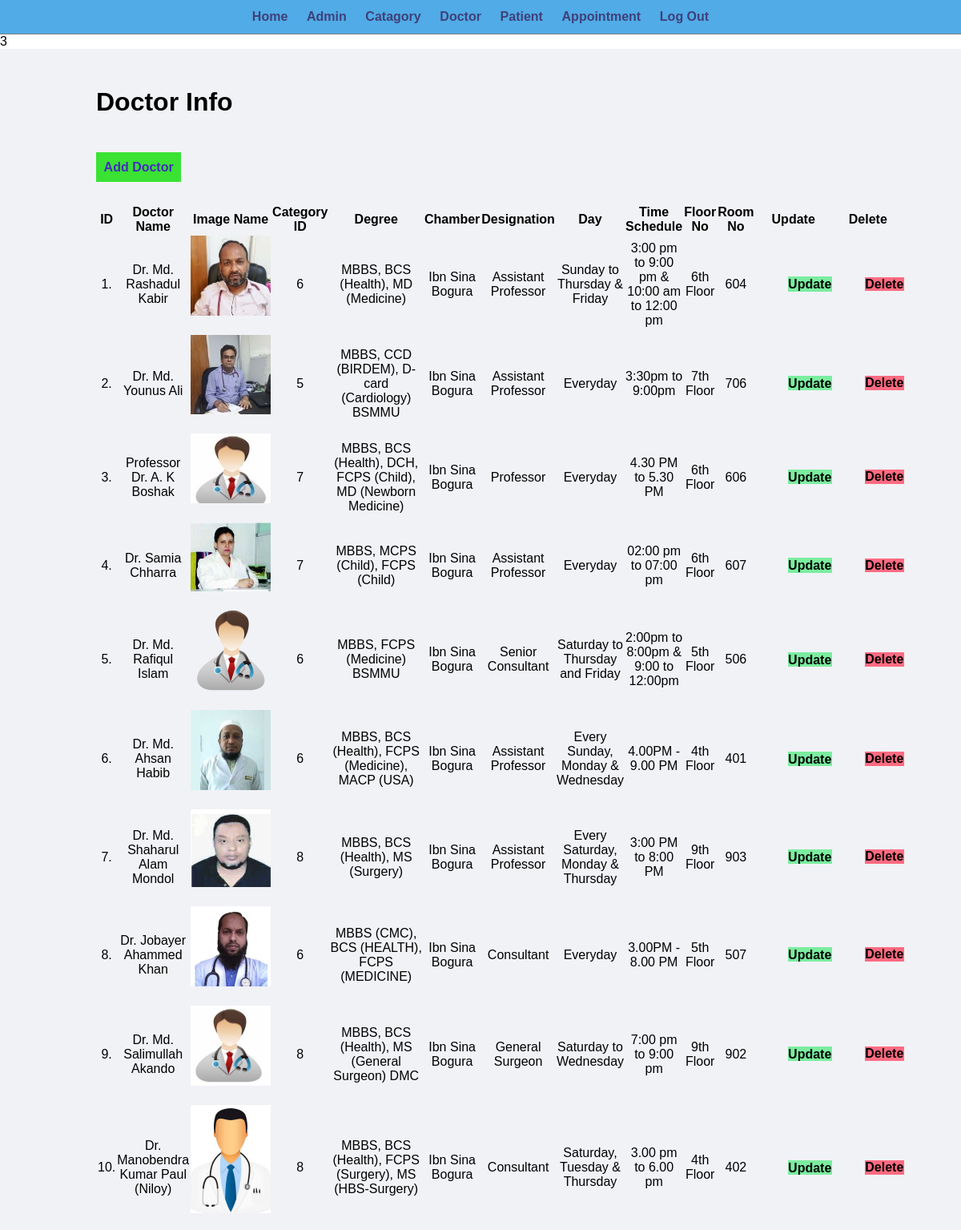
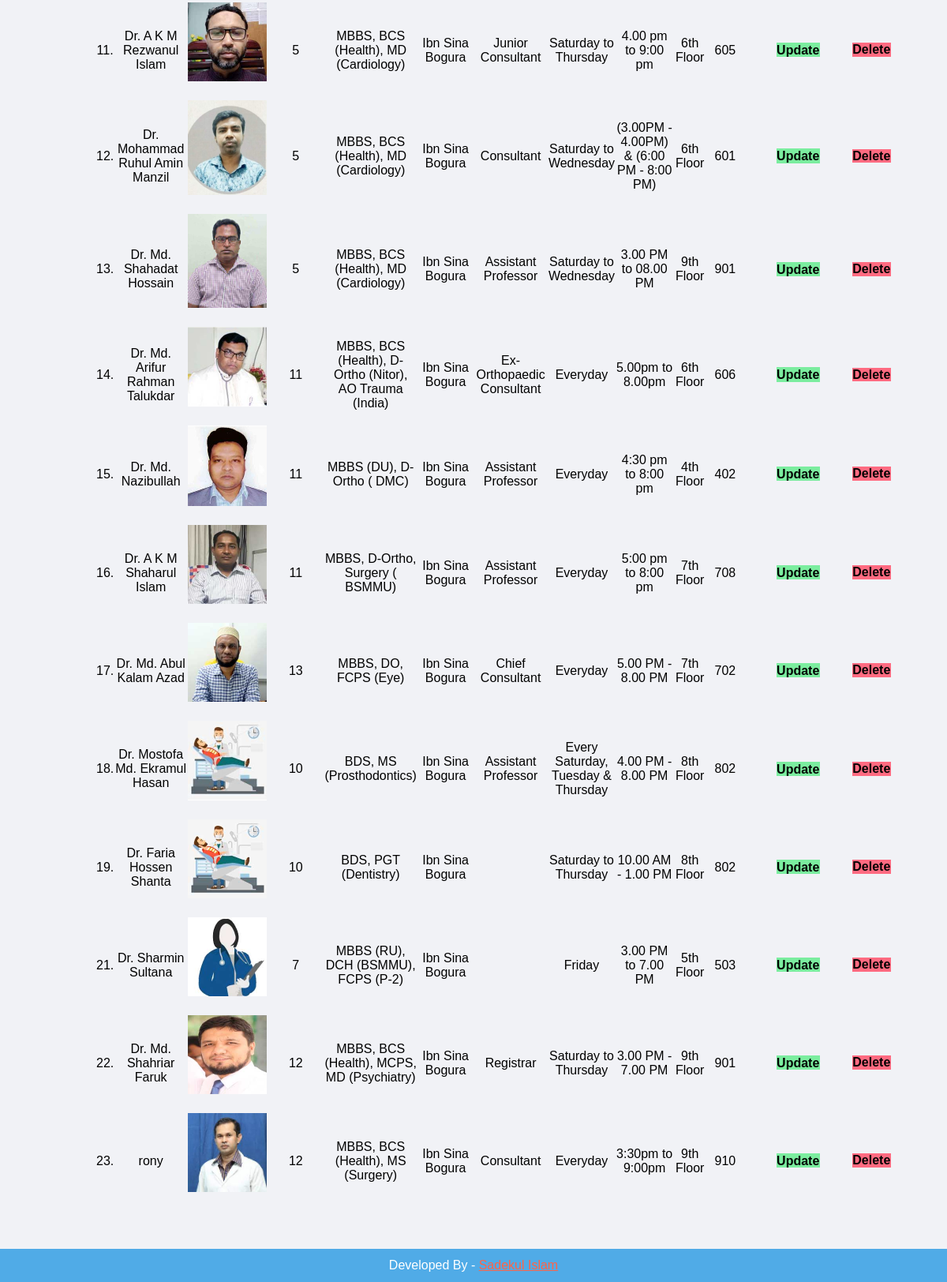
Page /admin/doctor.php (signed in) on the committed database (2 pictures, top to bottom).
### tables this page shows
CREATE TABLE `doctors` (
  `doctor_id` int(11) NOT NULL,
  `doctor_name` varchar(100) NOT NULL,
  `email_name` varchar(100) NOT NULL,
  `password` varchar(100) NOT NULL,
  `image_name` varchar(255) NOT NULL,
  `catagory_id` int(11) NOT NULL,
  `degree` varchar(255) NOT NULL,
  `chamber_name` varchar(255) NOT NULL,
  `designation` varchar(100) NOT NULL,
  `day` varchar(50) NOT NULL,
  `time_schedule` varchar(100) NOT NULL,
  `floor_no` varchar(20) NOT NULL,
  `room_no` varchar(20) NOT NULL
);

### admin/doctor.php (the view, shortened to what this page needs)
<?php include('includes/header.php'); ?>3
<div class="manage">
    <div class = "wrapper">
        <h1>Doctor Info</h1>
        <br>
        <br>
        <br>
        <a href="add_doctor.php" class="btn-add">Add Doctor</a>
        <br>
        <br>
        <br>
        <table class="tbl-full">
            <tr>
                <th>ID</th>
                <th>Doctor Name</th>
                <th>Image Name</th>
                <th>Category ID</th>
                <th>Degree</th>
                <th>Chamber</th>
                <th>Designation</th>
                <th>Day</th>
                <th>Time Schedule</th>
                <th>Floor No</th>
                <th>Room No</th>
                <th>Update</th>
                <th>Delete</th>
            </tr>
            <?php
                    $sql = "SELECT * FROM doctors";
                    $res = mysqli_query($con, $sql);
                    $count = mysqli_num_rows($res);
                    if($count>0)
                    {
                        while($row=mysqli_fetch_assoc($res))
                        {
                            $doctor_id = $row['doctor_id'];
                            $doctor_name = $row['doctor_name'];
                            $image_name = $row['image_name'];
                            $catagory_id = $row['catagory_id'];
                            $degree = $row['degree'];
                            $chamder_name = $row['chamber_name'];
                            $designation = $row['designation'];
                            $day = $row['day'];
                            $time_schedule = $row['time_schedule'];
                            $floor_no = $row['floor_no'];
                            $room_no = $row['room_no'];
                            ?>
                            <tr>
                                <td style="width: 20px; text-align: center;"><?php echo  $doctor_id; ?>. </td>
                                <td style="width: 160px; text-align: center;"><?php echo $doctor_name; ?></td>
                                <td>
                                    <?php
                                        if($image_name!="")
                                        {
                                            ?>
                                            <img src="<?php echo SITEURL; ?>images/doctor/<?php echo $image_name; ?>" width="100px" >
                                            <br>
                                            <br>
                                            <?php
                                        }
                                        else
                                        {
                                            echo "<div class='error'>Image not Added.</div>";
                                        }
                                        ?>
                                </td>
                                <td style="width: 160px; text-align: center;"><?php echo $catagory_id; ?></td>
                                <td style="width: 180px; text-align: center;"><?php echo $degree; ?></td>
                                <td style="width: 80px; text-align: center;"><?php echo $chamder_name; ?></td>
                                <td style="width: 120px; text-align: center;"><?php echo $designation; ?></td>
                                <td style="width: 120px; text-align: center;"><?php echo $day; ?></td>
                                <td style="width: 240px; text-align: center;"><?php echo $time_schedule; ?></td>
                                <td style="width: 140px; text-align: center;"><?php echo $floor_no; ?></td>
                                <td style="width: 150px; text-align: center;"><?php echo $room_no; ?></td>
                                <td style="width: 160px; padding-left: 40px;">
                                    <a  href="<?php echo SITEURL; ?>admin/doctor_update.php?doctor_id=<?php echo $doctor_id; ?>" class="btn-update">Update</a>
                                </td>
                                <td style="width: 160px; padding-left: 40px;">
                                    <a style="margin-top:90px;" href="<?php echo SITEURL; ?>admin/doctor_delete.php?doctor_id=<?php echo $doctor_id; ?>&image_name=<?php echo $image_name; ?>" class="btn-delete">Delete</a>
                                </td>
                            </tr>
                            <?php
                        }
                    }
                    else
                    {
                        ?>
                        <tr>
                            <td colspan="6"><div class="error">No Doctor Added.</div></td>
                        </tr>
                        <?php
                    }
                ?>
        </table>
    </div>
</div>
<?php include('includes/footer.php'); ?>

### css-backend/style.css (style rules this page uses)
* { margin: 0; padding: 0; font-family: Arial, Helvetica, sans-serif; }
.wrapper { padding: 1%; width: 80%; margin: 0 auto; }
.tbl-full { width: 100%; }
.btn-add { background-color: #18e011d8; padding: 1%; color: rgba(71, 21, 209, 0.89); text-decoration: none; font-weight: bold; }
.btn-update { background-color: #7bed9f; padding: 1%; color: black; text-decoration: none; font-weight: bold; }
.btn-delete { background-color: #ff6b81; padding: 1%; color: black; text-decoration: none; font-weight: bold; }
.manage { background-color: #f1f2f6; padding: 3% 0; }

### rows in the picture
doctors: doctor_id "1", doctor_name "Dr. Md. Rashadul Kabir", image_name (picture), catagory "6", degree "MBBS, BCS (Health), MD (Medicine)", chamber_name "Ibn Sina Bogura", designation "Assistant Professor", day "Sunday to Thursday & Friday", time_schedule "3:00 pm to 9:00 pm & 10:00 am to 12:00 pm", floor_no "6th Floor", room_no "604"
doctors: doctor_id "2", doctor_name "Dr. Md. Younus Ali", image_name (picture), catagory "5", degree "MBBS, CCD (BIRDEM), D-card (Cardiology) BSMMU", chamber_name "Ibn Sina Bogura", designation "Assistant Professor", day "Everyday", time_schedule "3:30pm to 9:00pm", floor_no "7th Floor", room_no "706"
doctors: doctor_id "3", doctor_name "Professor Dr. A. K Boshak", image_name (picture), catagory "7", degree "MBBS, BCS (Health), DCH, FCPS (Child), MD (Newborn Medicine)", chamber_name "Ibn Sina Bogura", designation "Professor", day "Everyday", time_schedule "4.30 PM to 5.30 PM", floor_no "6th Floor", room_no "606"
doctors: doctor_id "4", doctor_name "Dr. Samia Chharra", image_name (picture), catagory "7", degree "MBBS, MCPS (Child), FCPS (Child)", chamber_name "Ibn Sina Bogura", designation "Assistant Professor", day "Everyday", time_schedule "02:00 pm to 07:00 pm", floor_no "6th Floor", room_no "607"
doctors: doctor_id "5", doctor_name "Dr. Md. Rafiqul Islam", image_name (picture), catagory "6", degree "MBBS, FCPS (Medicine) BSMMU", chamber_name "Ibn Sina Bogura", designation "Senior Consultant", day "Saturday to Thursday and Friday", time_schedule "2:00pm to 8:00pm & 9:00 to 12:00pm", floor_no "5th Floor", room_no "506"
doctors: doctor_id "6", doctor_name "Dr. Md. Ahsan Habib", image_name (picture), catagory "6", degree "MBBS, BCS (Health), FCPS (Medicine), MACP (USA)", chamber_name "Ibn Sina Bogura", designation "Assistant Professor", day "Every Sunday, Monday & Wednesday", time_schedule "4.00PM - 9.00 PM", floor_no "4th Floor", room_no "401"
doctors: doctor_id "7", doctor_name "Dr. Md. Shaharul Alam Mondol", image_name (picture), catagory "8", degree "MBBS, BCS (Health), MS (Surgery)", chamber_name "Ibn Sina Bogura", designation "Assistant Professor", day "Every Saturday, Monday & Thursday", time_schedule "3:00 PM to 8:00 PM", floor_no "9th Floor", room_no "903"
doctors: doctor_id "8", doctor_name "Dr. Jobayer Ahammed Khan", image_name (picture), catagory "6", degree "MBBS (CMC), BCS (HEALTH), FCPS (MEDICINE)", chamber_name "Ibn Sina Bogura", designation "Consultant", day "Everyday", time_schedule "3.00PM - 8.00 PM", floor_no "5th Floor", room_no "507"
doctors: doctor_id "9", doctor_name "Dr. Md. Salimullah Akando", image_name (picture), catagory "8", degree "MBBS, BCS (Health), MS (General Surgeon) DMC", chamber_name "Ibn Sina Bogura", designation "General Surgeon", day "Saturday to Wednesday", time_schedule "7:00 pm to 9:00 pm", floor_no "9th Floor", room_no "902"
doctors: doctor_id "10", doctor_name "Dr. Manobendra Kumar Paul (Niloy)", image_name (picture), catagory "8", degree "MBBS, BCS (Health), FCPS (Surgery), MS (HBS-Surgery)", chamber_name "Ibn Sina Bogura", designation "Consultant", day "Saturday, Tuesday & Thursday", time_schedule "3.00 pm to 6.00 pm", floor_no "4th Floor", room_no "402"
doctors: doctor_id "11", doctor_name "Dr. A K M Rezwanul Islam", image_name (picture), catagory "5", degree "MBBS, BCS (Health), MD (Cardiology)", chamber_name "Ibn Sina Bogura", designation "Junior Consultant", day "Saturday to Thursday", time_schedule "4.00 pm to 9:00 pm", floor_no "6th Floor", room_no "605"
doctors: doctor_id "12", doctor_name "Dr. Mohammad Ruhul Amin Manzil", image_name (picture), catagory "5", degree "MBBS, BCS (Health), MD (Cardiology)", chamber_name "Ibn Sina Bogura", designation "Consultant", day "Saturday to Wednesday", time_schedule "(3.00PM - 4.00PM) & (6:00 PM - 8:00 PM)", floor_no "6th Floor", room_no "601"
doctors: doctor_id "13", doctor_name "Dr. Md. Shahadat Hossain", image_name (picture), catagory "5", degree "MBBS, BCS (Health), MD (Cardiology)", chamber_name "Ibn Sina Bogura", designation "Assistant Professor", day "Saturday to Wednesday", time_schedule "3.00 PM to 08.00 PM", floor_no "9th Floor", room_no "901"
doctors: doctor_id "14", doctor_name "Dr. Md. Arifur Rahman Talukdar", image_name (picture), catagory "11", degree "MBBS, BCS (Health), D-Ortho (Nitor), AO Trauma (India)", chamber_name "Ibn Sina Bogura", designation "Ex-Orthopaedic Consultant", day "Everyday", time_schedule "5.00pm to 8.00pm", floor_no "6th Floor", room_no "606"
doctors: doctor_id "15", doctor_name "Dr. Md. Nazibullah", image_name (picture), catagory "11", degree "MBBS (DU), D-Ortho ( DMC)", chamber_name "Ibn Sina Bogura", designation "Assistant Professor", day "Everyday", time_schedule "4:30 pm to 8:00 pm", floor_no "4th Floor", room_no "402"
doctors: doctor_id "16", doctor_name "Dr. A K M Shaharul Islam", image_name (picture), catagory "11", degree "MBBS, D-Ortho, Surgery ( BSMMU)", chamber_name "Ibn Sina Bogura", designation "Assistant Professor", day "Everyday", time_schedule "5:00 pm to 8:00 pm", floor_no "7th Floor", room_no "708"
doctors: doctor_id "17", doctor_name "Dr. Md. Abul Kalam Azad", image_name (picture), catagory "13", degree "MBBS, DO, FCPS (Eye)", chamber_name "Ibn Sina Bogura", designation "Chief Consultant", day "Everyday", time_schedule "5.00 PM - 8.00 PM", floor_no "7th Floor", room_no "702"
doctors: doctor_id "18", doctor_name "Dr. Mostofa Md. Ekramul Hasan", image_name (picture), catagory "10", degree "BDS, MS (Prosthodontics)", chamber_name "Ibn Sina Bogura", designation "Assistant Professor", day "Every Saturday, Tuesday & Thursday", time_schedule "4.00 PM - 8.00 PM", floor_no "8th Floor", room_no "802"
doctors: doctor_id "19", doctor_name "Dr. Faria Hossen Shanta", image_name (picture), catagory "10", degree "BDS, PGT (Dentistry)", chamber_name "Ibn Sina Bogura", day "Saturday to Thursday", time_schedule "10.00 AM - 1.00 PM", floor_no "8th Floor", room_no "802"
doctors: doctor_id "21", doctor_name "Dr. Sharmin Sultana", image_name (picture), catagory "7", degree "MBBS (RU), DCH (BSMMU), FCPS (P-2)", chamber_name "Ibn Sina Bogura", day "Friday", time_schedule "3.00 PM to 7.00 PM", floor_no "5th Floor", room_no "503"
doctors: doctor_id "22", doctor_name "Dr. Md. Shahriar Faruk", image_name (picture), catagory "12", degree "MBBS, BCS (Health), MCPS, MD (Psychiatry)", chamber_name "Ibn Sina Bogura", designation "Registrar", day "Saturday to Thursday", time_schedule "3.00 PM - 7.00 PM", floor_no "9th Floor", room_no "901"
doctors: doctor_id "23", doctor_name "rony", image_name (picture), catagory "12", degree "MBBS, BCS (Health), MS (Surgery)", chamber_name "Ibn Sina Bogura", designation "Consultant", day "Everyday", time_schedule "3:30pm to 9:00pm", floor_no "9th Floor", room_no "910"
